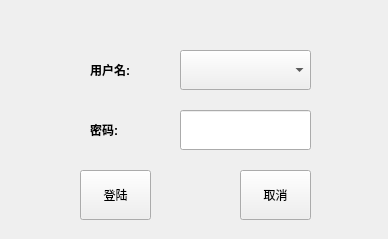
<?xml version="1.0" encoding="UTF-8"?>
<ui version="4.0">
 <class>Login</class>
 <widget class="QWidget" name="Login">
  <property name="geometry">
   <rect>
    <x>0</x>
    <y>0</y>
    <width>388</width>
    <height>239</height>
   </rect>
  </property>
  <property name="windowTitle">
   <string>Dialog</string>
  </property>
  <widget class="QLabel" name="label_user">
   <property name="geometry">
    <rect>
     <x>90</x>
     <y>50</y>
     <width>66</width>
     <height>40</height>
    </rect>
   </property>
   <property name="font">
    <font>
     <weight>75</weight>
     <bold>true</bold>
    </font>
   </property>
   <property name="text">
    <string>用户名:</string>
   </property>
  </widget>
  <widget class="QLabel" name="label_secret">
   <property name="geometry">
    <rect>
     <x>90</x>
     <y>110</y>
     <width>66</width>
     <height>40</height>
    </rect>
   </property>
   <property name="font">
    <font>
     <weight>75</weight>
     <bold>true</bold>
    </font>
   </property>
   <property name="text">
    <string>密码:</string>
   </property>
  </widget>
  <widget class="QLineEdit" name="lineEdit_secret">
   <property name="geometry">
    <rect>
     <x>180</x>
     <y>110</y>
     <width>131</width>
     <height>40</height>
    </rect>
   </property>
   <property name="echoMode">
    <enum>QLineEdit::Password</enum>
   </property>
  </widget>
  <widget class="QPushButton" name="p_login">
   <property name="geometry">
    <rect>
     <x>80</x>
     <y>170</y>
     <width>71</width>
     <height>50</height>
    </rect>
   </property>
   <property name="text">
    <string>登陆</string>
   </property>
   <property name="autoDefault">
    <bool>false</bool>
   </property>
  </widget>
  <widget class="QPushButton" name="p_cancel">
   <property name="geometry">
    <rect>
     <x>240</x>
     <y>170</y>
     <width>71</width>
     <height>50</height>
    </rect>
   </property>
   <property name="text">
    <string>取消</string>
   </property>
  </widget>
  <widget class="QComboBox" name="comboBox">
   <property name="geometry">
    <rect>
     <x>180</x>
     <y>50</y>
     <width>131</width>
     <height>40</height>
    </rect>
   </property>
  </widget>
 </widget>
 <resources/>
 <connections/>
</ui>
